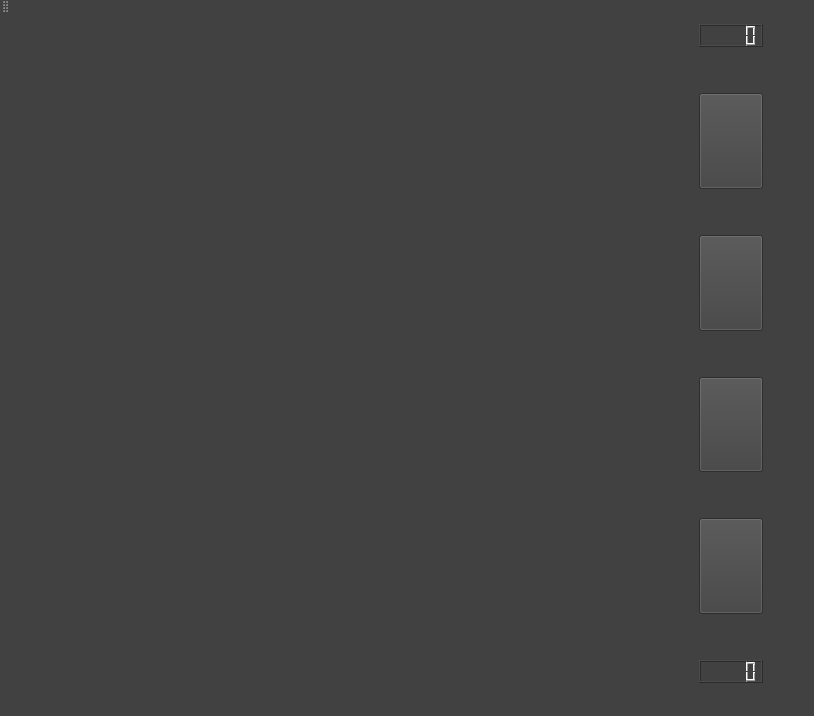
<?xml version="1.0" encoding="UTF-8"?>
<ui version="4.0">
 <class>MainWindow</class>
 <widget class="QMainWindow" name="MainWindow">
  <property name="geometry">
   <rect>
    <x>0</x>
    <y>0</y>
    <width>814</width>
    <height>716</height>
   </rect>
  </property>
  <property name="minimumSize">
   <size>
    <width>800</width>
    <height>600</height>
   </size>
  </property>
  <property name="windowTitle">
   <string>国际象棋网络版</string>
  </property>
  <property name="windowIcon">
   <iconset resource="png.qrc">
    <normaloff>:/png/unready.png</normaloff>:/png/unready.png</iconset>
  </property>
  <property name="styleSheet">
   <string notr="true">border-color: rgb(103, 103, 103);
background-color: rgb(65, 65, 65);
color: rgb(255,255,255);</string>
  </property>
  <widget class="QWidget" name="centralWidget">
   <layout class="QHBoxLayout" name="horizontalLayout">
    <item>
     <spacer name="horizontalSpacer">
      <property name="orientation">
       <enum>Qt::Horizontal</enum>
      </property>
      <property name="sizeHint" stdset="0">
       <size>
        <width>40</width>
        <height>20</height>
       </size>
      </property>
     </spacer>
    </item>
    <item>
     <widget class="Board" name="board" native="true">
      <property name="sizePolicy">
       <sizepolicy hsizetype="Expanding" vsizetype="Expanding">
        <horstretch>1</horstretch>
        <verstretch>0</verstretch>
       </sizepolicy>
      </property>
     </widget>
    </item>
    <item>
     <spacer name="horizontalSpacer_2">
      <property name="orientation">
       <enum>Qt::Horizontal</enum>
      </property>
      <property name="sizeHint" stdset="0">
       <size>
        <width>40</width>
        <height>20</height>
       </size>
      </property>
     </spacer>
    </item>
    <item>
     <layout class="QVBoxLayout" name="verticalLayout">
      <item>
       <widget class="QLCDNumber" name="lcdNumber">
        <property name="sizePolicy">
         <sizepolicy hsizetype="Preferred" vsizetype="Fixed">
          <horstretch>0</horstretch>
          <verstretch>0</verstretch>
         </sizepolicy>
        </property>
       </widget>
      </item>
      <item>
       <spacer name="verticalSpacer">
        <property name="orientation">
         <enum>Qt::Vertical</enum>
        </property>
        <property name="sizeType">
         <enum>QSizePolicy::Preferred</enum>
        </property>
        <property name="sizeHint" stdset="0">
         <size>
          <width>20</width>
          <height>40</height>
         </size>
        </property>
       </spacer>
      </item>
      <item>
       <widget class="QPushButton" name="pushButtonStart">
        <property name="sizePolicy">
         <sizepolicy hsizetype="Preferred" vsizetype="Preferred">
          <horstretch>0</horstretch>
          <verstretch>0</verstretch>
         </sizepolicy>
        </property>
        <property name="statusTip">
         <string>准备/取消准备</string>
        </property>
        <property name="styleSheet">
         <string notr="true">*{
border-image: url(:/png/unready.png);
}
QPushButton:pressed {
    padding-top: -15px;
    padding-bottom: -17px;
}</string>
        </property>
        <property name="text">
         <string/>
        </property>
       </widget>
      </item>
      <item>
       <spacer name="verticalSpacer_2">
        <property name="orientation">
         <enum>Qt::Vertical</enum>
        </property>
        <property name="sizeType">
         <enum>QSizePolicy::Preferred</enum>
        </property>
        <property name="sizeHint" stdset="0">
         <size>
          <width>20</width>
          <height>40</height>
         </size>
        </property>
       </spacer>
      </item>
      <item>
       <widget class="QPushButton" name="pushButtonLoad">
        <property name="sizePolicy">
         <sizepolicy hsizetype="Preferred" vsizetype="Preferred">
          <horstretch>0</horstretch>
          <verstretch>0</verstretch>
         </sizepolicy>
        </property>
        <property name="toolTip">
         <string>求和</string>
        </property>
        <property name="statusTip">
         <string>载入残局</string>
        </property>
        <property name="styleSheet">
         <string notr="true">border-image: url(:/png/load.png);</string>
        </property>
        <property name="text">
         <string/>
        </property>
       </widget>
      </item>
      <item>
       <spacer name="verticalSpacer_3">
        <property name="orientation">
         <enum>Qt::Vertical</enum>
        </property>
        <property name="sizeType">
         <enum>QSizePolicy::Preferred</enum>
        </property>
        <property name="sizeHint" stdset="0">
         <size>
          <width>20</width>
          <height>40</height>
         </size>
        </property>
       </spacer>
      </item>
      <item>
       <widget class="QPushButton" name="pushButtonAdmit">
        <property name="sizePolicy">
         <sizepolicy hsizetype="Preferred" vsizetype="Preferred">
          <horstretch>0</horstretch>
          <verstretch>0</verstretch>
         </sizepolicy>
        </property>
        <property name="toolTip">
         <string>认输</string>
        </property>
        <property name="statusTip">
         <string>认输</string>
        </property>
        <property name="styleSheet">
         <string notr="true">border-image: url(:/png/admit.png);</string>
        </property>
        <property name="text">
         <string/>
        </property>
       </widget>
      </item>
      <item>
       <spacer name="verticalSpacer_4">
        <property name="orientation">
         <enum>Qt::Vertical</enum>
        </property>
        <property name="sizeType">
         <enum>QSizePolicy::Preferred</enum>
        </property>
        <property name="sizeHint" stdset="0">
         <size>
          <width>20</width>
          <height>40</height>
         </size>
        </property>
       </spacer>
      </item>
      <item>
       <widget class="QPushButton" name="pushButtonSave">
        <property name="sizePolicy">
         <sizepolicy hsizetype="Preferred" vsizetype="Preferred">
          <horstretch>0</horstretch>
          <verstretch>0</verstretch>
         </sizepolicy>
        </property>
        <property name="toolTip">
         <string/>
        </property>
        <property name="statusTip">
         <string>保存残局</string>
        </property>
        <property name="styleSheet">
         <string notr="true">border-image: url(:/png/save.png);</string>
        </property>
        <property name="text">
         <string/>
        </property>
       </widget>
      </item>
      <item>
       <spacer name="verticalSpacer_5">
        <property name="orientation">
         <enum>Qt::Vertical</enum>
        </property>
        <property name="sizeType">
         <enum>QSizePolicy::Preferred</enum>
        </property>
        <property name="sizeHint" stdset="0">
         <size>
          <width>20</width>
          <height>40</height>
         </size>
        </property>
       </spacer>
      </item>
      <item>
       <widget class="QLCDNumber" name="lcdNumber_2">
        <property name="sizePolicy">
         <sizepolicy hsizetype="Preferred" vsizetype="Fixed">
          <horstretch>0</horstretch>
          <verstretch>0</verstretch>
         </sizepolicy>
        </property>
       </widget>
      </item>
     </layout>
    </item>
    <item>
     <spacer name="horizontalSpacer_3">
      <property name="orientation">
       <enum>Qt::Horizontal</enum>
      </property>
      <property name="sizeHint" stdset="0">
       <size>
        <width>40</width>
        <height>20</height>
       </size>
      </property>
     </spacer>
    </item>
   </layout>
  </widget>
  <widget class="QMenuBar" name="menuBar">
   <property name="geometry">
    <rect>
     <x>0</x>
     <y>0</y>
     <width>814</width>
     <height>22</height>
    </rect>
   </property>
  </widget>
  <widget class="QToolBar" name="mainToolBar">
   <attribute name="toolBarArea">
    <enum>TopToolBarArea</enum>
   </attribute>
   <attribute name="toolBarBreak">
    <bool>false</bool>
   </attribute>
  </widget>
  <widget class="QStatusBar" name="statusBar"/>
 </widget>
 <layoutdefault spacing="6" margin="11"/>
 <customwidgets>
  <customwidget>
   <class>Board</class>
   <extends>QWidget</extends>
   <header>board.h</header>
   <container>1</container>
  </customwidget>
 </customwidgets>
 <resources>
  <include location="png.qrc"/>
 </resources>
 <connections>
  <connection>
   <sender>statusBar</sender>
   <signal>messageChanged(QString)</signal>
   <receiver>MainWindow</receiver>
   <slot>showReady(QString)</slot>
   <hints>
    <hint type="sourcelabel">
     <x>56</x>
     <y>705</y>
    </hint>
    <hint type="destinationlabel">
     <x>33</x>
     <y>639</y>
    </hint>
   </hints>
  </connection>
 </connections>
 <slots>
  <slot>showReady(QString)</slot>
 </slots>
</ui>
